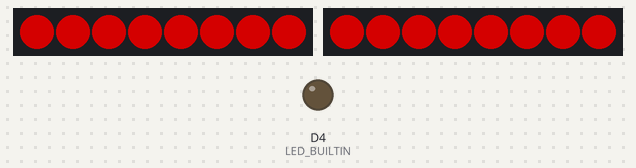
This sketch was run on a simulated ESP8266 (NodeMCU). On the bench: 2 × 8 RGB LEDs in strip order, left to right, output pins drawn as LEDs (lit = HIGH, except the on-board LED, lit = LOW). Dim RGB values are drawn brighter than linear.

Above: at 1.1 s.
At 2.1 s:
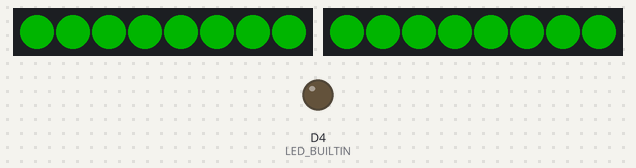
At 3.1 s:
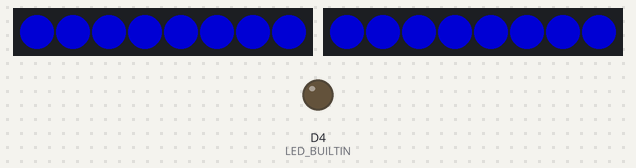
At 4.1 s:
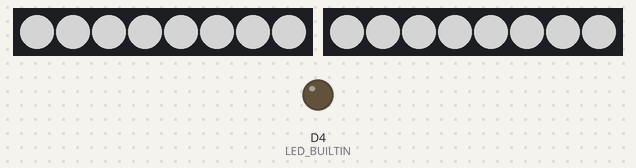
At 7.1 s:
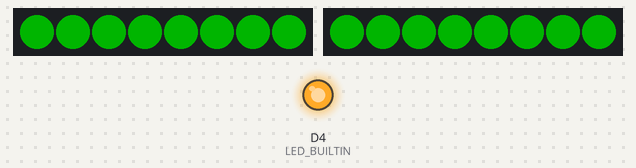
At 10.1 s:
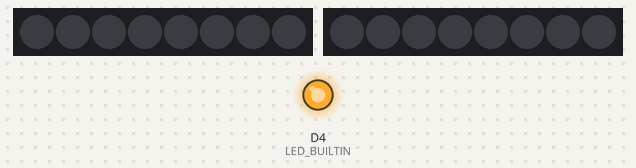
Timing chart, 0 to 40.0 s (numbered marks = the images above):
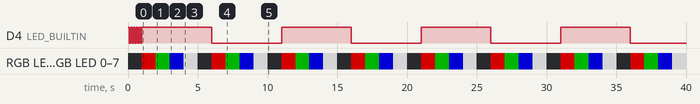

The sketch:

fastled_test_grb.ino
```cpp
/*
 * FastLED Test - GRB Color Order
 *
 * Tests WS2812B LED rings with GRB color order configuration.
 * Cycles through: Red -> Green -> Blue -> White -> Off
 *
 * HARDWARE: Arduino Nano ESP32
 *
 * WIRING DIAGRAM:
 *
 *   Arduino Nano ESP32      74AHCT125N Level Shifter          WS2812B Rings
 *   ┌──────────────┐        ┌──────────────────┐        ┌──────────────────┐
 *   │              │        │                  │        │  Port  Starboard │
 *   │  5V      ────┼────────┤ VCC (16)         ├────────┤ VCC          VCC │
 *   │              │        │                  │        │                  │
 *   │  GND     ────┼────────┤ GND (8)          ├────────┤ GND          GND │
 *   │              │        │ 1OE (1) ─────────┼── GND  │                  │
 *   │              │        │ 2OE (4) ─────────┼── GND  │                  │
 *   │              │        │                  │        │                  │
 *   │  D2 (GPIO2)──┼────────┤ 1A (2)           │        │                  │
 *   │              │        │                  │        │                  │
 *   │  D3 (GPIO3)──┼────────┤ 2A (5)           │        │                  │
 *   │              │        │                  │        │                  │
 *   └──────────────┘        │  1Y (3) ─────────┼────────┤ DIN              │
 *                           │                  │        │                  │
 *                           │  2Y (6) ─────────┼────────┤              DIN │
 *                           │                  │        │                  │
 *                           └──────────────────┘        └──────────────────┘
 *
 * CONNECTIONS:
 *   OE pins (1OE, 2OE) tied together to GND to enable outputs
 *
 * 74AHCT125N PINOUT (DIP-14):
 *   1OE(1)  1A(2)  1Y(3)  2OE(4)  2A(5)  2Y(6)  GND(8)
 *   VCC(16)                                            (pins 7,9-15 unused)
 *
 * NOTE: Level shifter required for reliable 5V WS2812B operation with 3.3V ESP32 logic.
 *       Tie both OE pins to GND to enable outputs.
 *
 * UPLOAD INSTRUCTIONS:
 * 1. Connect Arduino Nano ESP32 via USB
 * 2. Tools -> Board -> Arduino ESP32 Boards -> Arduino Nano ESP32
 * 3. Tools -> Port -> Select appropriate COM/tty port
 * 4. Click Upload button
 *
 * EXPECTED BEHAVIOR:
 * - 5 fast blinks on startup (startup confirmation)
 * - On-board LED toggles every 500ms (operational status indicator)
 * - Both rings cycle through colors in sync: R -> G -> B -> W -> Off
 * - Each color displays for 1 second
 */

#include <FastLED.h>

// Pin definitions - use D-prefix for clarity on Nano ESP32
#define PIN_PORT        D2      // GPIO2 - Port ring data line
#define PIN_STARBOARD   D3      // GPIO3 - Starboard ring data line
#define LED_COUNT       8       // 8 LEDs per ring

// LED array buffers
CRGB leds_port[LED_COUNT];
CRGB leds_starboard[LED_COUNT];

void setup() {
  // Configure built-in LED for heartbeat indicator
  pinMode(LED_BUILTIN, OUTPUT);

  // Startup confirmation: 5 fast blinks
  for (int i = 0; i < 5; i++) {
    digitalWrite(LED_BUILTIN, HIGH);
    delay(100);
    digitalWrite(LED_BUILTIN, LOW);
    delay(100);
  }

  // Initialize FastLED for both rings with GRB color order
  FastLED.addLeds<WS2812B, PIN_PORT, GRB>(leds_port, LED_COUNT);
  FastLED.addLeds<WS2812B, PIN_STARBOARD, GRB>(leds_starboard, LED_COUNT);

  // Set brightness to 50% to reduce power consumption and eye strain
  FastLED.setBrightness(128);
}

void loop() {
  // Heartbeat indicator: simple periodic flash
  // Flash every 500ms to indicate sketch is running
  static unsigned long last_heartbeat = 0;
  unsigned long current_time = millis();

  if (current_time - last_heartbeat >= 500) {
    digitalWrite(LED_BUILTIN, !digitalRead(LED_BUILTIN));  // Toggle LED
    last_heartbeat = current_time;
  }

  // RED - Test red channel
  fill_solid(leds_port, LED_COUNT, CRGB::Red);
  fill_solid(leds_starboard, LED_COUNT, CRGB::Red);
  FastLED.show();
  delay(1000);

  // GREEN - Test green channel
  fill_solid(leds_port, LED_COUNT, CRGB::Green);
  fill_solid(leds_starboard, LED_COUNT, CRGB::Green);
  FastLED.show();
  delay(1000);

  // BLUE - Test blue channel
  fill_solid(leds_port, LED_COUNT, CRGB::Blue);
  fill_solid(leds_starboard, LED_COUNT, CRGB::Blue);
  FastLED.show();
  delay(1000);

  // WHITE - Test all channels simultaneously
  fill_solid(leds_port, LED_COUNT, CRGB::White);
  fill_solid(leds_starboard, LED_COUNT, CRGB::White);
  FastLED.show();
  delay(1000);

  // OFF - Clear all LEDs
  fill_solid(leds_port, LED_COUNT, CRGB::Black);
  fill_solid(leds_starboard, LED_COUNT, CRGB::Black);
  FastLED.show();
  delay(1000);
}
```

Measured:
- by itself, D4 (LED_BUILTIN): goes 4 × (LOW 0.10 s, HIGH 0.10 s), LOW 0.10 s, 3 × (HIGH 5.0 s, LOW 5.0 s), HIGH 5.0 s, then LOW
- by itself, RGB LED 0–7, RGB LED 0–7: repeats every 5.0 s: RGB(0, 64, 0) 1.0 s, RGB(0, 0, 128) 1.0 s, RGB(128, 128, 128) 1.0 s, off 1.0 s, RGB(128, 0, 0) 1.0 s
- by itself, everything shown: repeats every 10.0 s, in 10 steps
